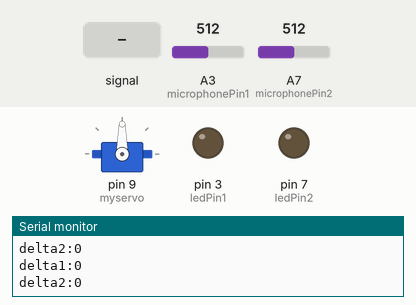
Simulated run of this sketch. Board: Arduino Nano, built with avr-gcc and run on an emulated ATmega328P. Parts: servo, output pins drawn as LEDs (lit = HIGH), the last lines printed to the serial monitor. Inputs (shaded band) come from the test bench; at power-on: A3 (microphonePin1) = 512, A7 (microphonePin2) = 512.

Above: at 1.2 s.
1.3 s: A3 (microphonePin1) fed a 200 Hz sine of ±81 counts around its level
4.3 s: A7 (microphonePin2) fed a 200 Hz sine of ±81 counts around its level
At 5.4 s:
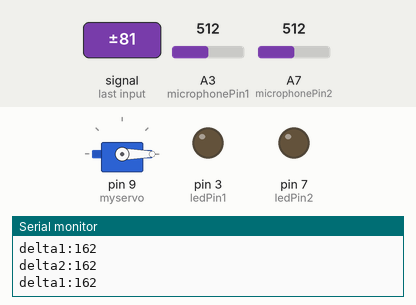
Timing chart, 0 to 7.3 s (numbered marks = the images above; inputs shaded):
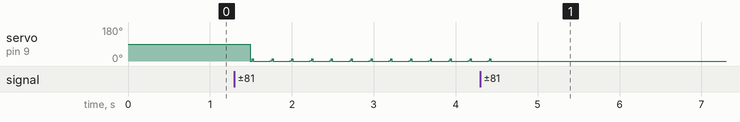

Measured:
- after the input at 4.3 s, servo on pin 9 (myservo): goes on until 4.4 s, then stays 0°

The sketch:

setup_1.ino
```cpp
#include <Servo.h>
const int microphonePin1 = A3;
const int microphonePin2 = A7;
int ledPin1 = 3;
int ledPin2 = 7;
int pos = 0;
Servo myservo;

void setup() {
  Serial.begin(9600);
  myservo.attach(9);
  pinMode(ledPin1, OUTPUT);
  pinMode(microphonePin1, INPUT);
  pinMode(ledPin2, OUTPUT);
  pinMode(microphonePin2, INPUT);
}

void servo_min()
{
  for (pos = 0; pos <= 15; pos += 1)
  {
    myservo.write(pos);
    delay(1);
  }
  for (pos = 15; pos >= 0; pos -= 1)
  {
    myservo.write(pos);
    delay(1);
  }
}

void servo_max()
{
  for (pos = 0; pos <= 60; pos += 1)
  {
    myservo.write(pos);
    delay(1);
  }
  for (pos = 60; pos >= 0; pos -= 1)
  {
    myservo.write(pos);
    delay(1);
  }
}

void led1_function()
{
  digitalWrite(ledPin1, HIGH);
  delay(100);
  digitalWrite(ledPin1, LOW);
}

void led2_function()
{
  digitalWrite(ledPin2, HIGH);
  delay(100);
  digitalWrite(ledPin2, LOW);
}

void loop() {
  int mn1 = 1024;
  int mx1 = 0;
  int mn2 = 1024;
  int mx2 = 0;

  for (int i = 0; i < 500; ++i) {
    int val1 = analogRead(microphonePin1);
    mn1 = min(mn1, val1);
    mx1 = max(mx1, val1);
    int val2 = analogRead(microphonePin2);
    mn2 = min(mn2, val2);
    mx2 = max(mx2, val2);
  }

  int delta1 = mx1 - mn1;
  int delta2 = mx2 - mn2;

  Serial.print("delta1:");
  Serial.println(delta1);
  Serial.print("delta2:");
  Serial.println(delta2);

  if ((delta1 > 15 && delta1 <=19) && (delta2 <= 14))
  {
    //led1_function();
    ///servo_inter();
  }
  if ((delta1 > 19) && (delta2 <= 14))
  {
    delay(100);
    servo_min();
  }
  else if ((delta1 > 13 && delta1 <=17) && (delta2 > 14))
  {
    delay(100);
    servo_max();
  }
  else if (delta1 > 20 && delta2 > 14)
  {
  }
  else if ((delta1 > 13 && delta1 <=15) && (delta2 <= 14))
  {
    delay(100);
    servo_max();
  }
  else {
    digitalWrite(ledPin1, LOW);
    digitalWrite(ledPin2, LOW);
  }

}
```
